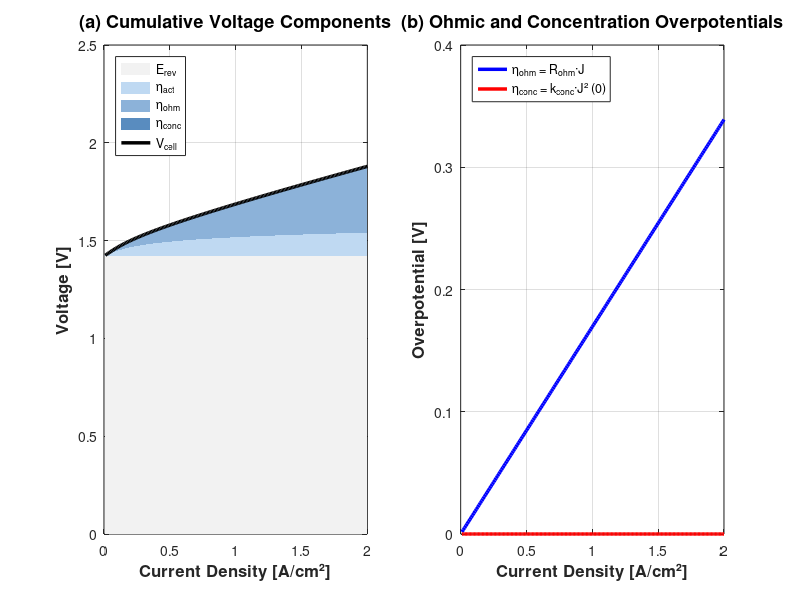

This chart was generated by the following MATLAB code: (Note: this script raises an error after producing the figure.)
%% GENERATE VOLTAGE DECOMPOSITION FIGURE (k_conc = 0)
% This script generates a 2-panel voltage decomposition figure with:
%   Subplot 1: Cumulative voltage components (E_rev, η_act, η_ohm, η_conc)
%   Subplot 4: Ohmic and concentration overpotentials
% Subplots 2 and 3 are OMITTED for clarity.

clear; clc; close all;

% ========== MODEL PARAMETERS (k_conc = 0) ==========
E_rev = 1.42;
alpha = 0.449003;
j0 = 5.427630e-02;
R_ohm = 0.169489;
k_conc = 0;
n_e = 2;
R = 8.314;
F = 96485;
T = 348.15;  % 75°C

% ========== MODEL FUNCTION ==========
model = @(j) E_rev + ...
    (R * T / (alpha * n_e * F)) * asinh(j / (2 * j0)) + ...
    R_ohm * j + k_conc * j.^2;

% ========== CURRENT DENSITY RANGE ==========
j_plot = linspace(0.01, 2.0, 200);
V_cell = model(j_plot);

% ========== COMPUTE COMPONENTS ==========
E_rev_T = E_rev * ones(size(j_plot));
eta_act = (R * T / (alpha * n_e * F)) * asinh(j_plot / (2 * j0));
eta_ohm = R_ohm * j_plot;
eta_conc = k_conc * j_plot.^2;  % ZERO

% ========== DISPLAY VERIFICATION ==========
idx_1A = find(j_plot >= 1.0, 1, 'first');
E_rev_1A = E_rev;
eta_act_1A = (R * T / (alpha * n_e * F)) * asinh(j_plot(idx_1A) / (2 * j0));
eta_ohm_1A = R_ohm * j_plot(idx_1A);
eta_conc_1A = 0;
V_cell_1A = E_rev_1A + eta_act_1A + eta_ohm_1A + eta_conc_1A;

fprintf('\n========================================\n');
fprintf('VOLTAGE DECOMPOSITION AT J = 1.0 A/cm²\n');
fprintf('========================================\n');
fprintf('  E_rev     = %.4f V (%.1f%%)\n', E_rev_1A, E_rev_1A/V_cell_1A*100);
fprintf('  η_act     = %.4f V (%.1f%%)\n', eta_act_1A, eta_act_1A/V_cell_1A*100);
fprintf('  η_ohm     = %.4f V (%.1f%%)\n', eta_ohm_1A, eta_ohm_1A/V_cell_1A*100);
fprintf('  η_conc    = %.4f V (%.1f%%)\n', eta_conc_1A, eta_conc_1A/V_cell_1A*100);
fprintf('  V_cell    = %.4f V\n', V_cell_1A);

% ========== CREATE 2-PANEL FIGURE ==========
fig = figure('Position', [100, 100, 1000, 500], 'Color', 'white');

% ----- Subplot 1: Cumulative components (full width, left) -----
subplot(1, 2, 1);
hold on; box on; grid on;

% Stacked area plot
fill([j_plot, fliplr(j_plot)], [E_rev_T, zeros(size(E_rev_T))], ...
    [0.95, 0.95, 0.95], 'EdgeColor', 'none');
fill([j_plot, fliplr(j_plot)], [E_rev_T + eta_act, fliplr(E_rev_T)], ...
    [0.75, 0.85, 0.95], 'EdgeColor', 'none');
fill([j_plot, fliplr(j_plot)], [E_rev_T + eta_act + eta_ohm, fliplr(E_rev_T + eta_act)], ...
    [0.55, 0.70, 0.85], 'EdgeColor', 'none');
fill([j_plot, fliplr(j_plot)], [V_cell, fliplr(E_rev_T + eta_act + eta_ohm)], ...
    [0.35, 0.55, 0.75], 'EdgeColor', 'none');

% Total voltage line
plot(j_plot, V_cell, 'k-', 'LineWidth', 2.5);

xlabel('Current Density [A/cm²]', 'FontSize', 12, 'FontWeight', 'bold');
ylabel('Voltage [V]', 'FontSize', 12, 'FontWeight', 'bold');
title('(a) Cumulative Voltage Components', 'FontSize', 13, 'FontWeight', 'bold');
legend('E_{rev}', 'η_{act}', 'η_{ohm}', 'η_{conc}', 'V_{cell}', ...
    'Location', 'northwest', 'FontSize', 9);
xlim([0, 2.0]);
ylim([0, 2.5]);

% ----- Subplot 4: Ohmic and Concentration (right) -----
subplot(1, 2, 2);
hold on; box on; grid on;
plot(j_plot, eta_ohm, 'b-', 'LineWidth', 2.5, 'DisplayName', 'η_{ohm} = R_{ohm}·J');
plot(j_plot, eta_conc, 'r-', 'LineWidth', 2.5, 'DisplayName', 'η_{conc} = k_{conc}·J² (0)');
xlabel('Current Density [A/cm²]', 'FontSize', 12, 'FontWeight', 'bold');
ylabel('Overpotential [V]', 'FontSize', 12, 'FontWeight', 'bold');
title('(b) Ohmic and Concentration Overpotentials', 'FontSize', 13, 'FontWeight', 'bold');
legend('Location', 'northwest', 'FontSize', 9);
xlim([0, 2.0]);
ylim([0, 0.4]);

% ----- Main Title -----
sgtitle('Physics-Based Voltage Decomposition (k_{conc} = 0)', ...
    'FontSize', 15, 'FontWeight', 'bold');

% ----- Save -----
drawnow;
saveas(fig, 'Physics_Based_Voltage_Decomposition_Simplified.jpg');
fprintf('\n✅ Figure saved: Physics_Based_Voltage_Decomposition_Simplified.jpg\n');
